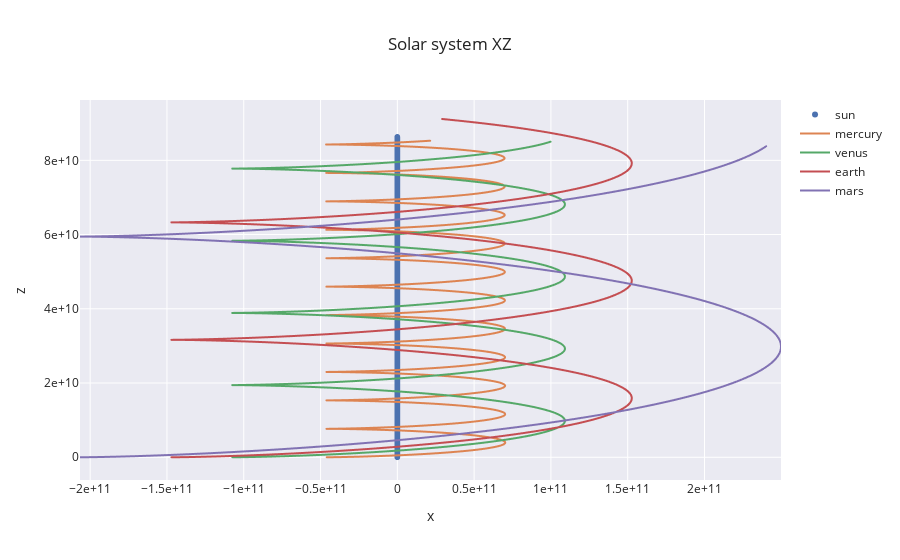

The cell this chart's notebook holds for it:
### Code cell
fig = go.Figure()

for i in range(5):
    if i==0: mode='markers'
    else: mode='lines'
    fig.add_trace(go.Scattergl(x=coords[:,i,0], y=coords[:,i,2], mode=mode, name=planets[i]))
    #fig.add_trace(go.Scattergl(x=[coords[-1,i,0]], y=[coords[-1,i,1]], mode='markers', showlegend=False, marker_color='grey'))


fig.update_layout(title='Solar system XZ')
fig.update_xaxes(title='x', exponentformat='e')
fig.update_yaxes(title='z', exponentformat='e')
fig.show()

### Figure 1 — Plotly figure (JSON) as saved in the notebook; plotly's stock layout.template omitted (floating-point values rounded to 4 significant figures; data arrays with more than 128 entries replaced by an {"elided": "..."} marker saying what was removed)
{"data": [{"mode": "markers", "name": "sun", "type": "scattergl", "x": {"elided": "1000 float values"}, "y": {"elided": "1000 float values"}}, {"mode": "lines", "name": "mercury", "type": "scattergl", "x": {"elided": "1000 float values"}, "y": {"elided": "1000 float values"}}, {"mode": "lines", "name": "venus", "type": "scattergl", "x": {"elided": "1000 float values"}, "y": {"elided": "1000 float values"}}, {"mode": "lines", "name": "earth", "type": "scattergl", "x": {"elided": "1000 float values"}, "y": {"elided": "1000 float values"}}, {"mode": "lines", "name": "mars", "type": "scattergl", "x": {"elided": "1000 float values"}, "y": {"elided": "1000 float values"}}], "layout": {"title": {"text": "Solar system XZ"}, "xaxis": {"exponentformat": "e", "title": {"text": "x"}}, "yaxis": {"exponentformat": "e", "title": {"text": "z"}}}}
